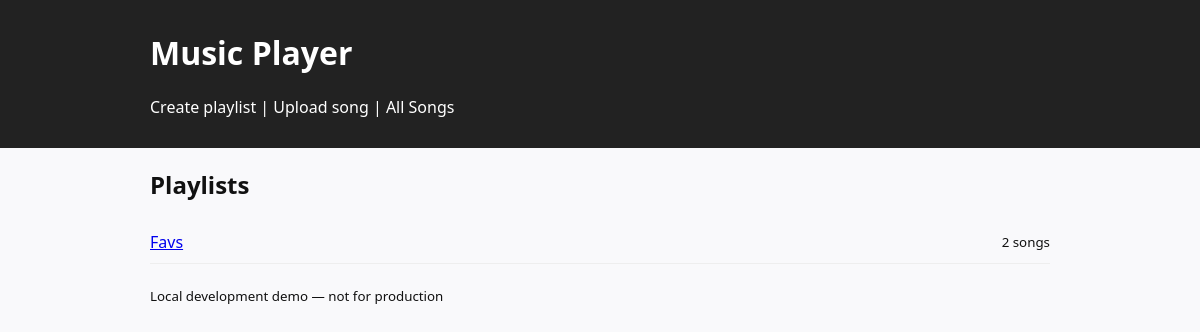
Before: / with the older database file.
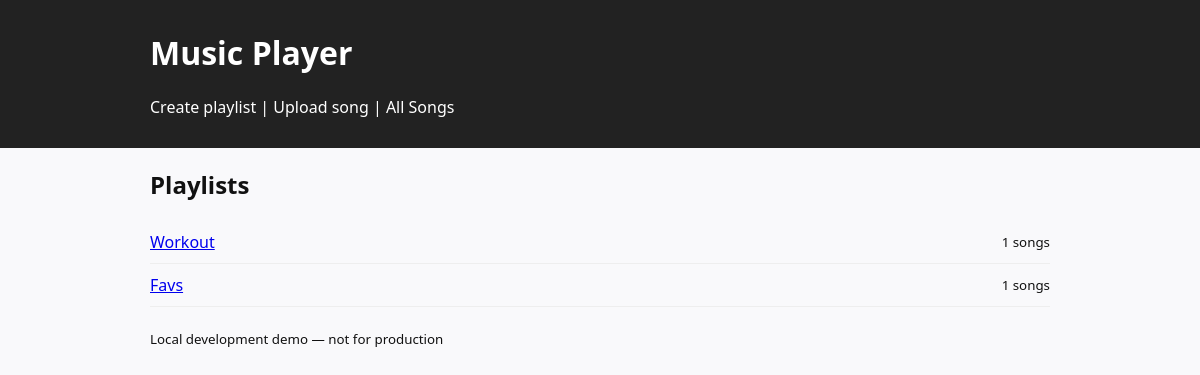
After: the same page with the newer database file.
### player/models.py (models this page shows, shortened)
class Playlist(models.Model):
    title = models.CharField(max_length=200)
    description = models.TextField(blank=True)
    created_at = models.DateTimeField(auto_now_add=True)
    class Meta:
        ordering = ['-created_at']
    def get_absolute_url(self):
        return reverse('player:playlist_detail', args=[self.id])

### player/views.py (the view)
# urls.py: path('', views.index, name='index'),
def index(request):
    playlists = Playlist.objects.all()
    return render(request, 'player/index.html', {'playlists': playlists})

### player/templates/player/index.html (shortened to what this page needs)
{% extends 'player/base.html' %}
{% block content %}
<h2>Playlists</h2>
{% if playlists %}
  <ul class="playlists">
    {% for pl in playlists %}
      <li>
        <a href="{{ pl.get_absolute_url }}">{{ pl.title }}</a>
        <small>{{ pl.songs.count }} songs</small>
      </li>
    {% endfor %}
  </ul>
{% else %}
  <p>No playlists yet. <a href="{% url 'player:playlist_create' %}">Create one</a>.</p>
{% endif %}
{% endblock %}

### player/templates/player/base.html (shortened to what this page needs)
{% load static %}
<!doctype html>
<html lang="en">
  <head>
    <link rel="stylesheet" href="{% static 'player/styles.css' %}">
  </head>
  <body>
    <header class="site-header">
      <div class="container">
        <h1><a href="{% url 'player:index' %}">Music Player</a></h1>
        <nav>
          <a href="{% url 'player:playlist_create' %}">Create playlist</a> |
          <a href="{% url 'player:song_upload' %}">Upload song</a> |
          <a href="{% url 'player:song_list' %}">All Songs</a>
        </nav>
      </div>
    </header>
    <main class="container">
      {% block content %}{% endblock %}
    </main>
    <footer class="site-footer">
      <div class="container">
        <small>Local development demo — not for production</small>
      </div>
    </footer>
  </body>
</html>

### static/player/styles.css (style rules this page uses)
body { font-family: system-ui, -apple-system, "Segoe UI", Roboto, "Helvetica Neue", Arial; margin:0; background:#f9f9fb; color:#111; }
.container { width:95%; max-width:900px; margin: 20px auto; }
.site-header { background:#222; color:white; padding:10px 0; }
.site-header a { color:#fff; text-decoration:none; }
.playlists { list-style: none; padding:0; }
.playlists li { padding:10px 0; border-bottom:1px solid #eee; display:flex; justify-content:space-between; align-items:center; }

Changed rows visible on the page:
added Playlist: title "Workout", songs.count "1"
computed for Playlist "Favs": songs.count "2" → "1"
